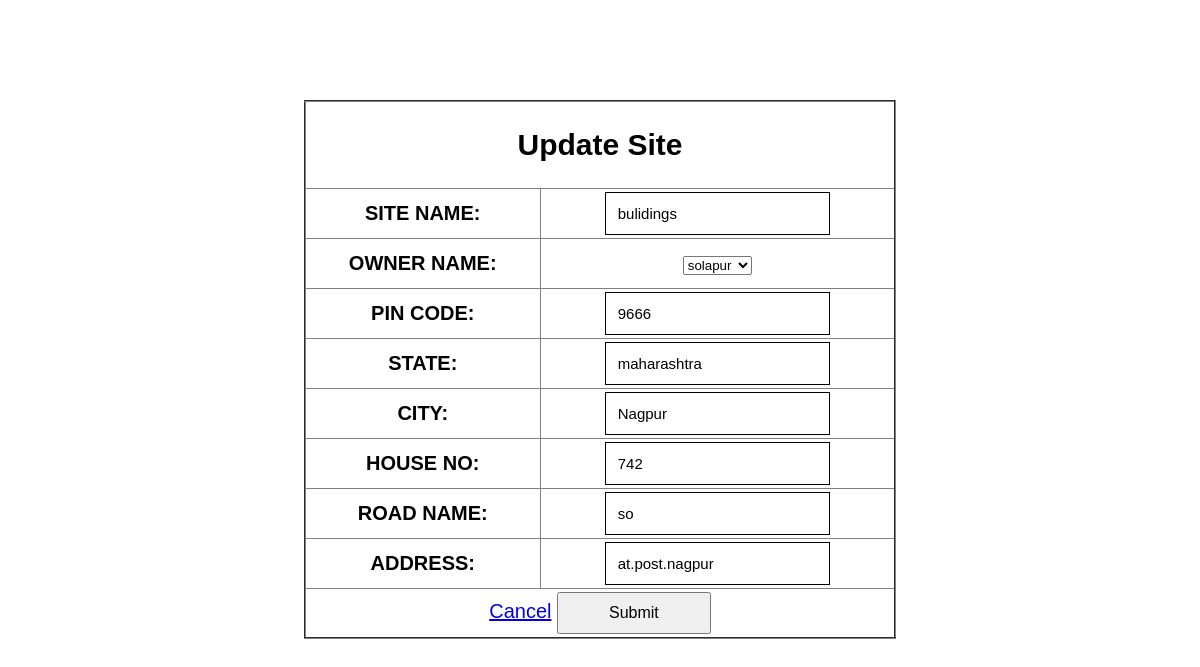
Page /updatesite/1 (signed in) on the committed database.
### construction/models.py (models this page shows, shortened)
class Site (models.Model):
    site_name = models.CharField(max_length=50)
    customer = models.ForeignKey(approvedinquiry, on_delete=models.CASCADE)
    pincode = models.IntegerField(blank=True, null=True)
    state = models.CharField(max_length=50)
    city = models.CharField(max_length=50)
    houseno = models.CharField(max_length=50)
    roadname = models.CharField(max_length=50)
    address = models.CharField(max_length=350)

### construction/middlewares.py (the view)
    def wrapped_view (request,*args,**kwargs):
        if request.user.is_authenticated==False:
            return redirect('login')
        return view_function(request,*args,**kwargs)

### construction/forms.py
class siteform(forms.ModelForm):
    class Meta:
        model = Site
        fields = ['site_name','customer','pincode','state','city','houseno','roadname','address']

### construction/models.py (called while the page is built)
    def __str__(self):
        return self.client_name

    def __str__(self):
        return str(self.customer_name)

### construction/views.py (called while the page is built, shortened)
@auth
def updatesite(request,id):
    sitess = Site.objects.get(id=id)
    form = siteform(
        initial={'site_name': sitess.site_name, 'customer': sitess.customer,'pincode': sitess.pincode,
                 'state': sitess.state,'city': sitess.city,
                 'houseno': sitess.houseno,'roadname': sitess.roadname,'address': sitess.address,})
    return render(request, 'updatesite.html', {'form': form})

### construction/templates/updatesite.html (shortened to what this page needs)
<!DOCTYPE html>
<html>
<head>
</head>
<body>
<div class="card-body">
    <form method="POST">
        <table border="2">
            <tr>
                <td colspan="2" align="center">
                    <h2>Update Site</h2>
                </td>
            </tr>
            <tr>
                <th>SITE NAME:</th>
                <td>{{ form.site_name }}</td>
            </tr>
            <tr>
                <th>OWNER NAME:</th>
                <td>{{ form.customer }}</td>
            </tr>
            <tr>
                <th>PIN CODE:</th>
                <td>{{ form.pincode }}</td>
            </tr>
            <tr>
                <th>STATE:</th>
                <td>{{ form.state }}</td>
            </tr>
            <tr>
                <th>CITY:</th>
                <td>{{ form.city }}</td>
            </tr>
            <tr>
                <th>HOUSE NO:</th>
                <td>{{ form.houseno }}</td>
            </tr>
            <tr>
                <th>ROAD NAME:</th>
                <td>{{ form.roadname }}</td>
            </tr>
            <tr>
                <th>ADDRESS:</th>
                <td>{{ form.address }}</td>
            </tr>
            <tr>
                <td colspan="2" align="center">
                    <a type="button" class="btn btn-danger" href="/searchsite">Cancel</a>
                    <button type="submit" class="btn btn-success">Submit</button>
                </td>
            </tr>
        </table>
    </form>
</div>
</body>
</html>

### construction/templates/updatesite.html (style rules this page uses)
table { width: 50%; margin: 0 auto; border-collapse: collapse; }
tr { height: 50px; }
body { font-family: Arial, sans-serif; text-align: center; margin-top: 100px; font-size: 20px; }
input { border: 1px solid; padding: 12px; font-size: 15px; }
button { padding: 10px 50px; font-size: 16px; cursor: pointer; }

### rows in the picture
Site: site_name "bulidings", customer "solapur", pincode "9666", state "maharashtra", city "Nagpur", houseno "742", roadname "so", address "at.post.nagpur"
